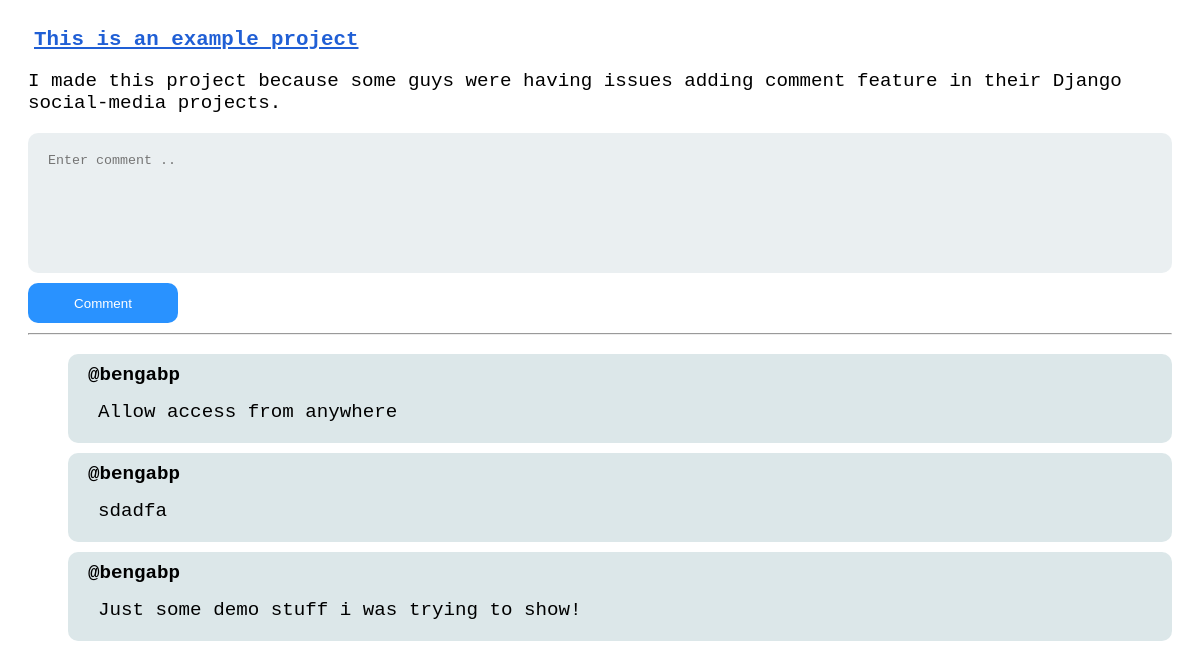
The page /post/c9031537081642a28d1a1ceeb105f4e3 (signed in) on the database its author committed.
### socialapp/models.py (models this page shows)
class Post(models.Model):
    unique_id = models.CharField(max_length=50,null=True)
    title = models.CharField(max_length=100)
    body = models.CharField(max_length=1000)
    created_at = models.DateTimeField(auto_now=True)
    author  = models.ForeignKey(User,on_delete=models.CASCADE)

class Comment(models.Model):
    body = models.CharField(max_length=1000)
    created_at = models.DateTimeField(auto_now=True)
    author = models.ForeignKey(User,on_delete=models.CASCADE)
    post = models.ForeignKey(Post,models.CASCADE)

### socialapp/views.py (the view)
# urls.py: path("post/<str:unique_id>", single_post, name="single_post")
@login_required(login_url="/login")
def single_post(request,unique_id):
    print("METHOD: ",request.method)
    post = Post.objects.filter(unique_id=unique_id).first()
    if request.method == "GET":
        if post is None:
            return HttpResponse("Post was not found !")
        print(f"Post ID => {unique_id}")
        comments = post.comment_set.all()
        return render(request,"post_details.html",context={"post":post,"comments":comments})
    comment = request.POST.get("comment")
    print(f"Comment : {comment}")
    new_comment = Comment(body=comment,author=request.user,post=post)
    new_comment.save()
    return redirect(request.path)

### templates/post_details.html (shortened to what this page needs)
{% extends 'base.html' %}
{% block body %}
    <section class="main-content">
        <div class="post-details">
            <span class="bg-color">{{post.title}}</span>
            <p>{{post.body}}</p>
        </div>
        <div class="comments">
            <div class="new-comment-container">
                <form action="#" method="post">
                    <textarea name="comment" placeholder="Enter comment .."></textarea>
                    <input type="submit" value="Comment" class="action-btn">
                </form>
            </div>
            <hr>
            {% if comments %}
                <ul id="comments">
                    {% for comment in comments %}
                        <li class="single-comment">
                            <span>@{{comment.author.username}}</span>
                            <p>{{comment.body}}</p
                        </li>
                    {% endfor %}
                </ul>
            {% else %}
                <h2>Be the first to comment !</h2>
            {% endif %}
        </div>
    </section>
{% endblock body %}

### static/main.css (style rules this page uses)
body { font-family: monospace; font-size:1.2rem; }
.action-btn { padding: 10px; outline: none; border: none; color: white; background-color: #007effd6; border-radius: 10px; max-width: max-content; min-width: 150px; height: 40px; transition:0.3s; }
.bg-color { color: #205fd5; padding: 3px 6px; border-radius: 10px; font-weight: bold; }
textarea { min-height:100px; min-width:300px; padding:20px; outline:none; border:none; border-radius:10px; resize:none; }
.post-details span.bg-color { color: #205fd5; background-color:transparent; padding: 3px 6px; border-radius: 10px; font-weight: bold; font-size: 1.3rem; text-decoration-line: underline; }
.main-content { padding:20px; }
.single-comment { display:flex; flex-direction:column; gap:5px; background-color: #145e6e26; padding: 10px; padding-left: 20px; border-radius: 10px; }
.single-comment span { font-weight:bold; }
.single-comment p { margin:0; padding:10px; }
#comments { display:flex; flex-direction:column; gap:10px; }
.new-comment-container form { display: flex; flex-direction: column; gap: 10px; }
.new-comment-container textarea { background-color: #9fb8c138; padding: 10px 150x; }

### rows shown on the page
Post: title "This is an example project", body "I made this project because some guys were having issues adding comment feature in their Django social-media projects."
Comment: author.username "bengabp", body "Allow access from anywhere"
Comment: author.username "bengabp", body "sdadfa"
Comment: author.username "bengabp", body "Just some demo stuff i was trying to show!"
